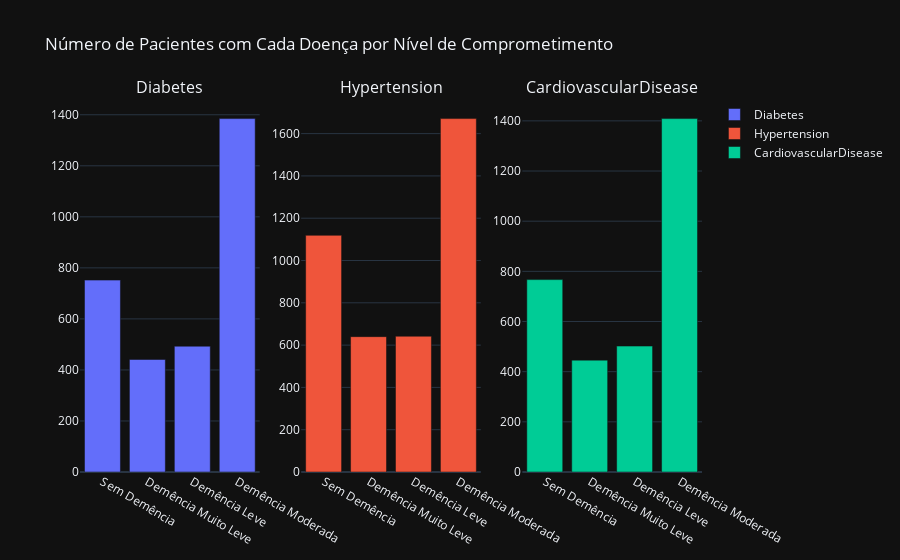

Notebook source saved alongside this figure:
### Markdown cell above
# Quantos pacientes têm diabetes, hipertensão e doença cardiovascular?

### Code cell
import plotly.graph_objects as go
from plotly.subplots import make_subplots

doencas = ['Diabetes', 'Hypertension', 'CardiovascularDisease']
fig = make_subplots(rows=1, cols=3, subplot_titles=doencas)

for i, doenca in enumerate(doencas, 1):
    sem_demencia = data[data['Impairment'] == 'SemDemência'][doenca].value_counts()
    demencia_muito_leve = data[data['Impairment'] == 'DemênciaMuitoLeve'][doenca].value_counts()
    demencia_leve = data[data['Impairment'] == 'DemênciaLeve'][doenca].value_counts()
    demencia_moderada = data[data['Impairment'] == 'DemênciaModerada'][doenca].value_counts()

    com_doenca_sem_dem = sem_demencia.get(1, 0)
    com_doenca_muito_leve = demencia_muito_leve.get(1, 0)
    com_doenca_leve = demencia_leve.get(1, 0)
    com_doenca_moderada = demencia_moderada.get(1, 0)

    fig.add_trace(go.Bar(
        x=['Sem Demência', 'Demência Muito Leve', 'Demência Leve', 'Demência Moderada'],
        y=[com_doenca_sem_dem, com_doenca_muito_leve, com_doenca_leve, com_doenca_moderada],
        name=doenca
    ), row=1, col=i)

fig.update_layout(
    title="Número de Pacientes com Cada Doença por Nível de Comprometimento",
    template="plotly_dark",
    barmode="group"
)

fig.show()

### Figure 1 — Plotly figure (JSON) as saved in the notebook; plotly's stock layout.template omitted (floating-point values rounded to 4 significant figures)
{"data": [{"name": "Diabetes", "type": "bar", "x": ["Sem Demência", "Demência Muito Leve", "Demência Leve", "Demência Moderada"], "xaxis": "x", "y": [752, 441, 493, 1385], "yaxis": "y"}, {"name": "Hypertension", "type": "bar", "x": ["Sem Demência", "Demência Muito Leve", "Demência Leve", "Demência Moderada"], "xaxis": "x2", "y": [1119, 640, 642, 1671], "yaxis": "y2"}, {"name": "CardiovascularDisease", "type": "bar", "x": ["Sem Demência", "Demência Muito Leve", "Demência Leve", "Demência Moderada"], "xaxis": "x3", "y": [767, 446, 502, 1409], "yaxis": "y3"}], "layout": {"annotations": [{"font": {"size": 16}, "showarrow": false, "text": "Diabetes", "x": 0.1444, "xanchor": "center", "xref": "paper", "y": 1, "yanchor": "bottom", "yref": "paper"}, {"font": {"size": 16}, "showarrow": false, "text": "Hypertension", "x": 0.5, "xanchor": "center", "xref": "paper", "y": 1, "yanchor": "bottom", "yref": "paper"}, {"font": {"size": 16}, "showarrow": false, "text": "CardiovascularDisease", "x": 0.8556, "xanchor": "center", "xref": "paper", "y": 1, "yanchor": "bottom", "yref": "paper"}], "barmode": "group", "title": {"text": "Número de Pacientes com Cada Doença por Nível de Comprometimento"}, "xaxis": {"anchor": "y", "domain": [0, 0.2889]}, "xaxis2": {"anchor": "y2", "domain": [0.3556, 0.6444]}, "xaxis3": {"anchor": "y3", "domain": [0.7111, 1]}, "yaxis": {"anchor": "x", "domain": [0, 1]}, "yaxis2": {"anchor": "x2", "domain": [0, 1]}, "yaxis3": {"anchor": "x3", "domain": [0, 1]}}}
